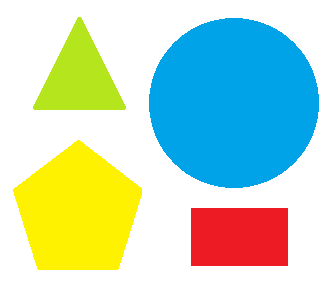
#> input picture challange/source/shape.png, 332 x 293 px, found by its file name
$ python shape.py
#> lines starting #> are read from the running program, lines starting #| are printed output that depends on the picture; after the words box and inside, x2 and y2 are one past the last pixel; in counts of white or black regions, pixels touching at a corner belong together
import cv2
from matplotlib import pyplot as plt

img = cv2.imread('source/shape.png')
#> img is the input picture: shape (293, 332, 3); mean B, G, R 195.4, 217.4, 191

gray = cv2.cvtColor(img, cv2.COLOR_BGR2GRAY)
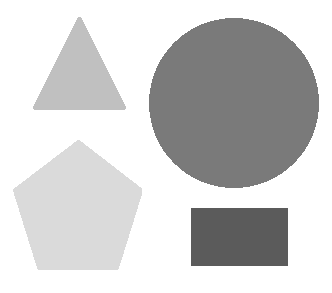
#> gray: shape (293, 332); min 91, max 255, mean 207
blur  = cv2.GaussianBlur(gray, (5,5), 0)
edges = cv2.Canny(blur, 50, 150)
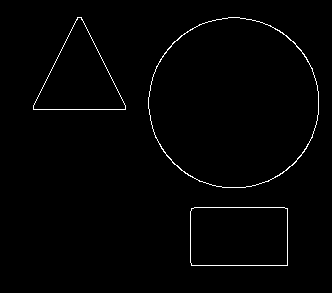
#> edges: shape (293, 332); 1.2% white in thin lines or dots, all inside (x1, y1, x2, y2) = (33, 17, 319, 266)

_, threshold = cv2.threshold(edges, 127, 255, cv2.THRESH_BINARY)

contours, _ = cv2.findContours(threshold, cv2.RETR_TREE, cv2.CHAIN_APPROX_SIMPLE)
#> contours = 6 contours; box (x1, y1, x2, y2) and area: (148, 17, 319, 188) 22728, (148, 17, 319, 188) 22626, (190, 207, 288, 266) 5615, (190, 207, 288, 266) 5613, (33, 17, 126, 110) 4548, (33, 17, 126, 110) 4544

for i, contour in enumerate(contours):

    if i == 0:
        continue

    area = cv2.contourArea(contour)
    if area < 50:
        continue

    approx = cv2.approxPolyDP(contour, 0.01 * cv2.arcLength(contour, False), True)

    cv2.drawContours(img, [contour], 0, (0, 0, 255), 5)

    M = cv2.moments(contour)
    if M['m00'] != 0:
        x = int(M['m10'] / M['m00'])
        y = int(M['m01'] / M['m00'])

    sides = len(approx)
    if sides == 3:
        label = 'segitiga'
    elif sides == 4:
        label = 'persegi'
    else:
        label = 'lingkaran'

    cv2.putText(img, label, (x, y), cv2.FONT_HERSHEY_SIMPLEX, 0.6, (255, 255, 255), 2)
#> this loop made 6 passes
#> (area, approx, x, y, sides, label) on passes 2, 5, 6: (5613, [[191, 209], [286, 208], [287, 264], [192, 265]], 238, 236, 4, 'persegi'), (4548, [[77, 17], [33, 109], [125, 109], [81, 17]], 79, 77, 4, 'persegi'), (4544, [[78, 17], [124, 109], [33, 108]], 79, 77, 3, 'segitiga')
#> (area, x, y, sides, label) on passes 3 to 4: (22728, 233, 102, 15, 'lingkaran'), (22626, 233, 102, 15, 'lingkaran')
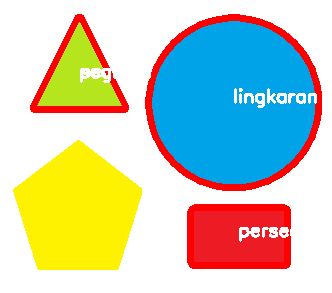
#> img: shape (293, 332, 3); 9.12% of pixels changed, all inside (x1, y1, x2, y2) = (30, 14, 322, 269)
cv2.imshow('shapes', img)
cv2.waitKey(0)
cv2.destroyAllWindows()

$ run again, with challange/source/bentuk.jpeg saved as challange/source/shape.png
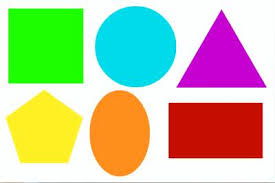
#> input picture challange/source/bentuk.jpeg, 275 x 183 px, found by its file name
#> img is the input picture: shape (183, 275, 3); mean B, G, R 157.6, 196.8, 191.2
#> `edges = cv2.Canny(blur, 50, 150)`:
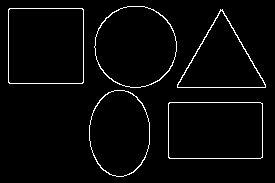
#> edges: shape (183, 275); 3% white in thin lines or dots, all inside (x1, y1, x2, y2) = (8, 6, 266, 177)
#> contours = 10 contours; largest, box (x1, y1, x2, y2) and area: (8, 8, 84, 84) 5623, (8, 8, 84, 84) 5617, (168, 102, 263, 159) 5260, (168, 102, 263, 159) 5256, (94, 6, 177, 88) 5228
#> the loop `for i, contour in enumerate(contours): ` made 10 passes
#> (area, approx, x, y, sides, label) on passes 2, 5, 6, 7, 8: (5256, [[168, 104], [260, 102], [262, 156], [170, 158]], 215, 130, 4, 'persegi'), (3587, [[220, 9], [177, 87], [265, 87]], 221, 60, 3, 'segitiga'), (3498, [[221, 10], [264, 87], [177, 86]], 221, 61, 3, 'segitiga'), (5623, [[9, 8], [8, 82], [82, 83], [83, 9]], 45, 45, 4, 'persegi'), (5617, [[10, 8], [83, 10], [81, 83], [8, 81]], 45, 45, 4, 'persegi')
#> after the loop `for i, contour in enumerate(contours):`:
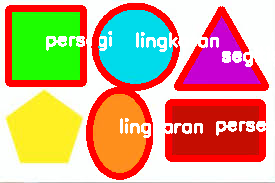
#> img: shape (183, 275, 3); mean B, G, R 133.1, 168.5, 207.2

$ run again, with challange/source/red.jpg saved as challange/source/shape.png
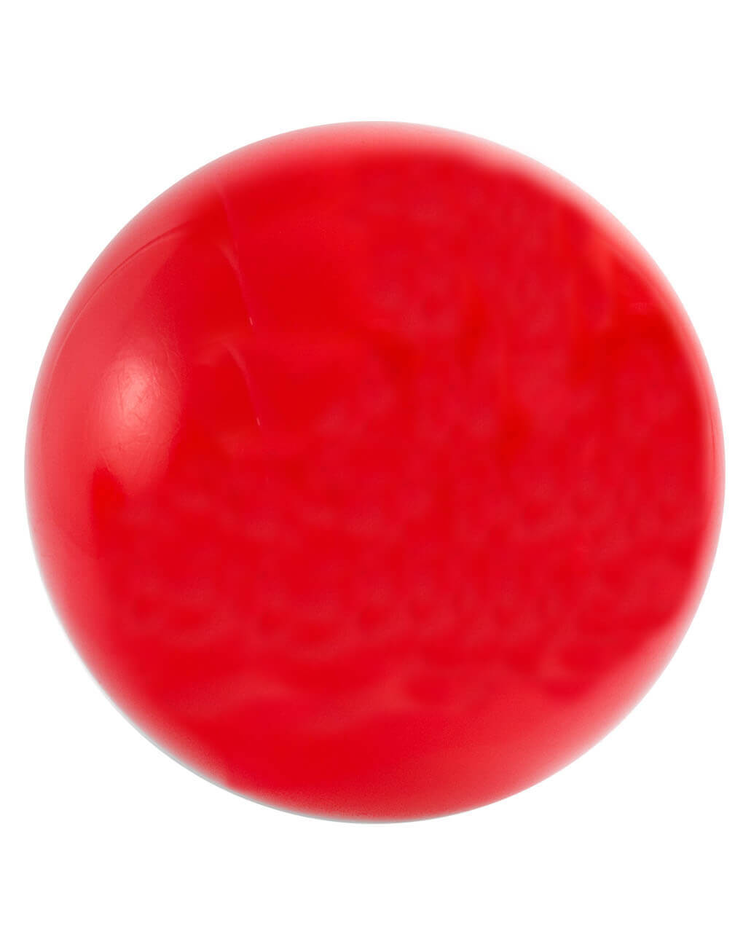
#> input picture challange/source/red.jpg, 743 x 950 px, shrunk from 1020 x 1304 before the run, found by its file name
#> img is the input picture: shape (950, 743, 3); mean B, G, R 138.1, 129.4, 238.6
#> `gray = cv2.cvtColor(img, cv2.COLOR_BGR2GRAY)`:
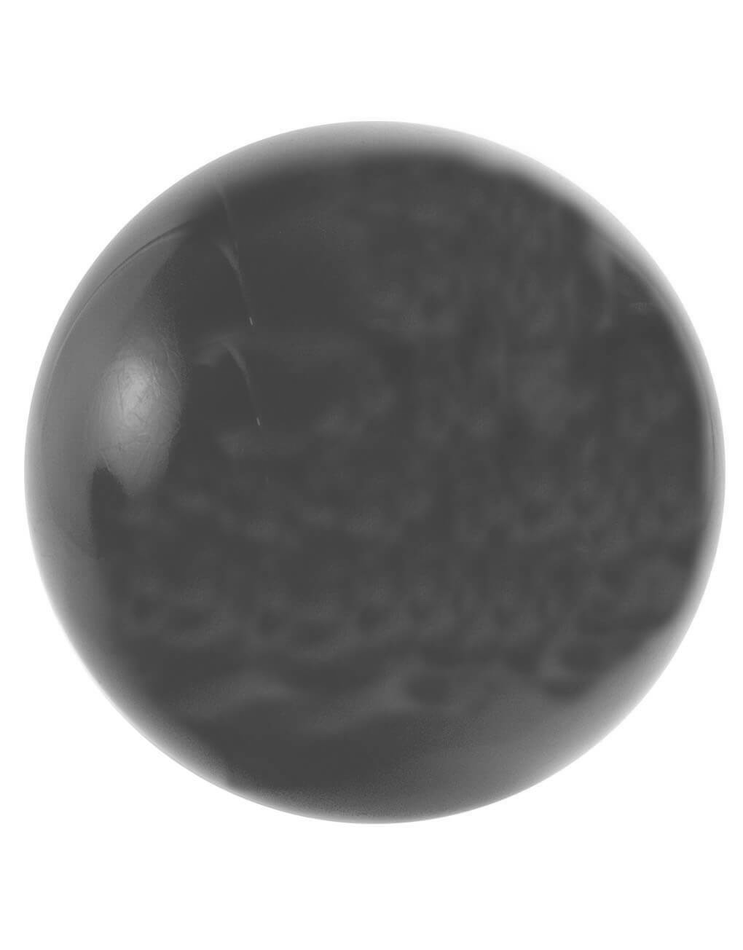
#> gray: shape (950, 743); min 63, max 255, mean 163
#> `edges = cv2.Canny(blur, 50, 150)`:
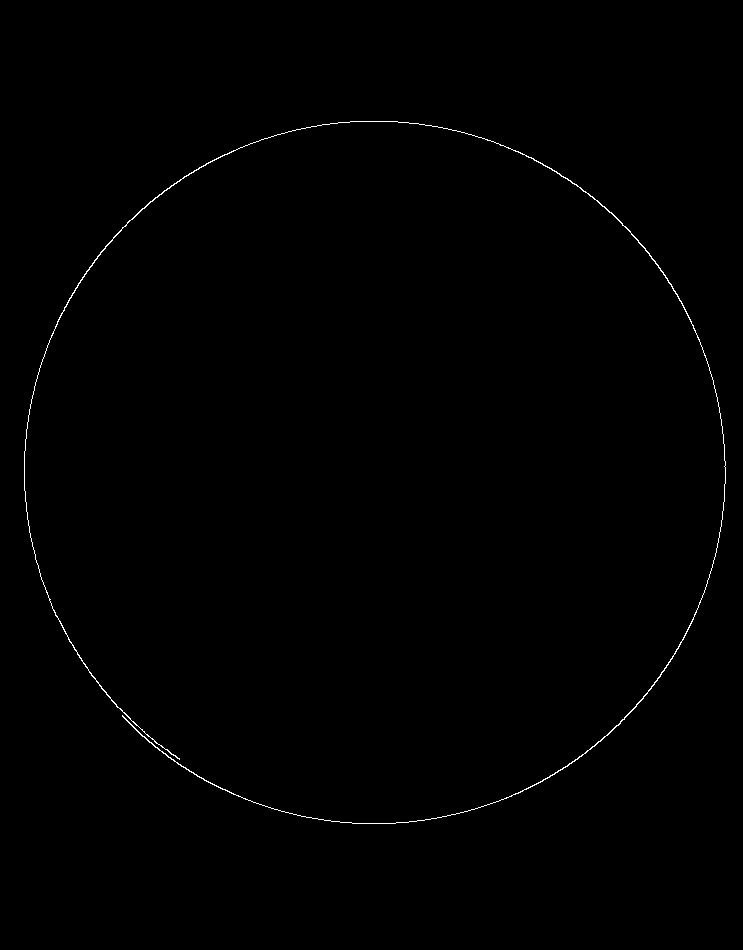
#> edges: shape (950, 743); 0.37% white in thin lines or dots, all inside (x1, y1, x2, y2) = (24, 121, 726, 824)
#> contours = 1 contour; box (x1, y1, x2, y2) and area: (24, 121, 726, 824) 588
#> the loop `for i, contour in enumerate(contours): ` made 1 pass
